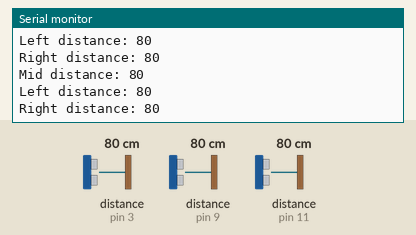
This sketch was run on a simulated Arduino Uno, built with avr-gcc and run on an emulated ATmega328P. Parts: the last lines printed to the serial monitor. Inputs (shaded band) come from the test bench; at power-on: distance to the obstacle (sensors on pin 3, pin 9, pin 11) 80 cm. The echo pulse lasts 58.3 µs per cm.

Above: at 1.2 s.
1.3 s: distance to the obstacle (sensor on pin 3) set to 2 cm
At 2.1 s:
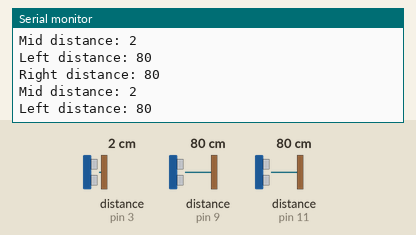
4.3 s: distance to the obstacle (sensor on pin 9) set to 2 cm
At 4.8 s:
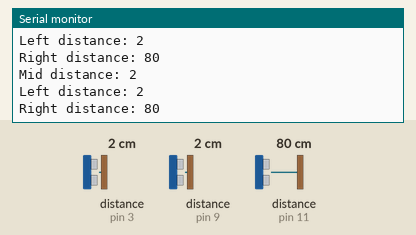
7.3 s: distance to the obstacle (sensor on pin 11) set to 120 cm
At 8.1 s:
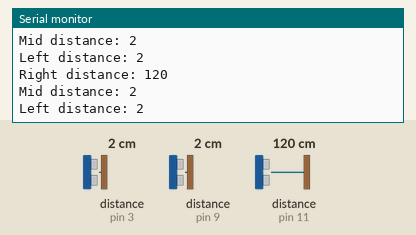
10.3 s: distance to the obstacle (sensor on pin 3) set to 18 cm
At 11.3 s:
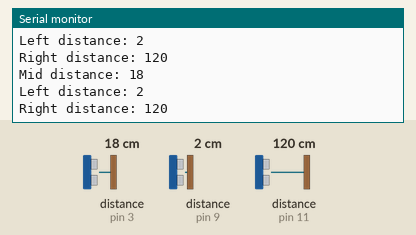
13.3 s: distance to the obstacle (sensor on pin 9) set to 18 cm
At 14.4 s:
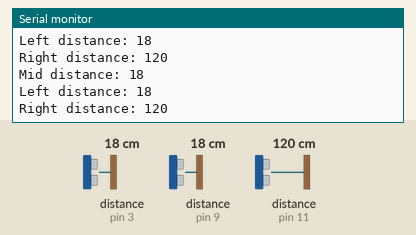
16.3 s: distance to the obstacle (sensor on pin 11) set to 18 cm
At 16.8 s:
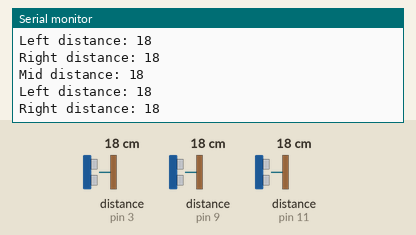
Timing chart, 0 to 19.3 s (numbered marks = the images above; inputs shaded):
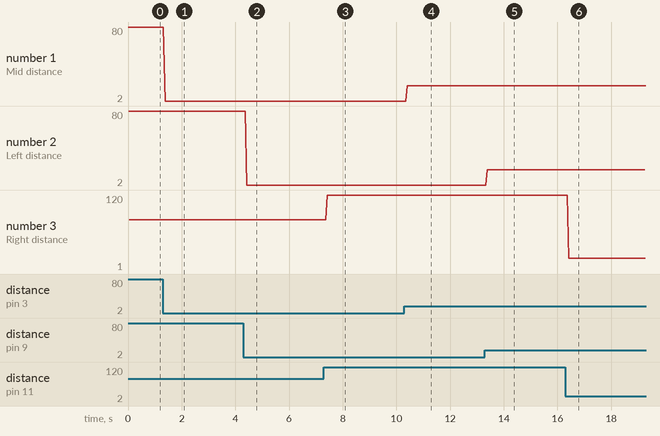

Measured:
- after the input at 1.3 s, the serial monitor: prints a new line after 0.08 s (image 1)
- after the input at 4.3 s, the serial monitor: prints a new line after 0.13 s (image 2)
- after the input at 7.3 s, the serial monitor: prints a new line after 0.12 s (image 3)
- after the input at 10.3 s, the serial monitor: prints a new line after 0.11 s (image 4)
- after the input at 13.3 s, the serial monitor: prints a new line after 0.09 s (image 5)
- after the input at 16.3 s, the serial monitor: prints a new line after 0.13 s (image 6)
- plotted number 1: 80 → 2 after the input at 1.3 s, 2 → 18 after the input at 10.3 s
- plotted number 3: 80 → 120 after the input at 7.3 s, 120 → 1 after the input at 16.3 s

The sketch:

Tester.ino
```cpp
/*
 * Distance sensor HCSR-04 tester
 * Author       : Dimas Sheldon
 * Date Created : March 26, 2017
 */
#include <DistanceSensor.h>

#define trigPin 2
#define echoPin 3
#define trigPinL 8
#define echoPinL 9
#define trigPinR 10
#define echoPinR 11

DistanceSensor sensor(trigPin, echoPin);
DistanceSensor sensorL(trigPinL, echoPinL);
DistanceSensor sensorR(trigPinR, echoPinR);
long distance = 0;
long distanceL = 0;
long distanceR = 0;

void setup() {
  Serial.begin(9600);
}

void loop() {
  distance = sensor.getDistance();
  distanceL = sensorL.getDistance();
  distanceR = sensorR.getDistance();

  Serial.print("Mid distance: ");
  Serial.println(distance);
  Serial.print("Left distance: ");
  Serial.println(distanceL);
  Serial.print("Right distance: ");
  Serial.println(distanceR);
}
```
